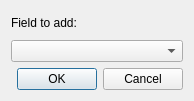
<?xml version="1.0" encoding="UTF-8"?>
<ui version="4.0">
 <class>ExpressionKeyFieldSelectionDialog</class>
 <widget class="QDialog" name="ExpressionKeyFieldSelectionDialog">
  <property name="geometry">
   <rect>
    <x>0</x>
    <y>0</y>
    <width>194</width>
    <height>101</height>
   </rect>
  </property>
  <property name="windowTitle">
   <string>Field selection</string>
  </property>
  <layout class="QVBoxLayout" name="verticalLayout">
   <item>
    <widget class="QLabel" name="lbMessage">
     <property name="text">
      <string>Field to add:</string>
     </property>
    </widget>
   </item>
   <item>
    <widget class="QComboBox" name="cbAvailableFields"/>
   </item>
   <item>
    <widget class="QDialogButtonBox" name="buttonBox">
     <property name="orientation">
      <enum>Qt::Horizontal</enum>
     </property>
     <property name="standardButtons">
      <set>QDialogButtonBox::Cancel|QDialogButtonBox::Ok</set>
     </property>
    </widget>
   </item>
  </layout>
 </widget>
 <resources/>
 <connections>
  <connection>
   <sender>buttonBox</sender>
   <signal>accepted()</signal>
   <receiver>ExpressionKeyFieldSelectionDialog</receiver>
   <slot>accept()</slot>
   <hints>
    <hint type="sourcelabel">
     <x>248</x>
     <y>254</y>
    </hint>
    <hint type="destinationlabel">
     <x>157</x>
     <y>274</y>
    </hint>
   </hints>
  </connection>
  <connection>
   <sender>buttonBox</sender>
   <signal>rejected()</signal>
   <receiver>ExpressionKeyFieldSelectionDialog</receiver>
   <slot>reject()</slot>
   <hints>
    <hint type="sourcelabel">
     <x>316</x>
     <y>260</y>
    </hint>
    <hint type="destinationlabel">
     <x>286</x>
     <y>274</y>
    </hint>
   </hints>
  </connection>
 </connections>
</ui>
